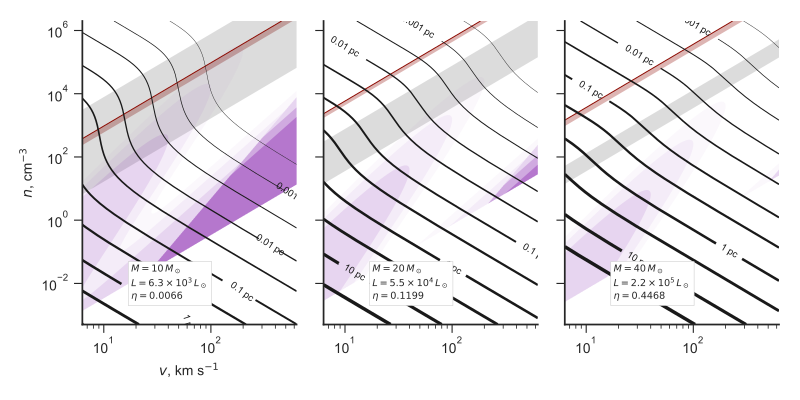

Generate this figure with Python:
import sys
import numpy as np
from matplotlib import pyplot as plt
import seaborn as sns
from vec_root import chandrupatla

figname = sys.argv[0].replace('.py', '.pdf')

sns.set_style('ticks')
sns.set_color_codes('dark')
fig, axes = plt.subplots(1, 3, sharex=True, sharey=True, figsize=(8, 4))
stardata = [
    [10.0, 0.63, 0.0066, 1e-4, axes[0]],
    [20.0, 5.453, 0.1199, 0.1, axes[1]],
    [40.0, 22.19, 0.4468, 1.0, axes[2]],
]

# Velocities in units of km/s (10 km/s -> 100 km/s)
vgrid = np.linspace(10.0, 100.0, 800)
vgrid = np.logspace(0.8, 2.8, 800)
# Densities in units of 1 pcc  (0.01 -> 1e5)
logngrid = np.linspace(-3.3, 6.3, 800)
# 2d versions of velocity and density grids
vv, nn = np.meshgrid(vgrid, 10**logngrid)

def rstar(v10, n, L4):
    """Characteristic radius in pc"""
    return 2.21*np.sqrt(L4/n)/v10

def taustar(v10, n, L4, kappa600=1.0):
    """Characteristic optical depth"""
    return 0.0089*kappa600*np.sqrt(L4*n)/v10

def xfunc(x, ts, eta):
    """Function to be zeroed to find x"""
    return x**2 - (1.0 - np.exp(-2*ts*x)) - eta

R0s = (0.0003, 0.001, 0.003, 0.01, 0.03,
       0.1, 0.3, 1.0, 3.0, 10.0, 30.0)
lws = np.linspace(0.3, 2.5, len(R0s))
cformats = { 0.0001: "0.0001 pc", 0.001: "0.001 pc", 0.01: "0.01 pc", 0.1:
             "0.1 pc", 1.0: "1 pc", 10.0: "10 pc", }
clevs_to_label = list(cformats.keys())

box_params = dict(fc='w', ec='0.8', lw=0.4, pad=2)
RBW_label = r"Radiation bow wave, $\eta < \tau < 1$"
RBS_label = r"Radiation bow shock, $\tau > 1$"
WBS_label = r"Wind bow shock, $\tau < \eta$"

# Miscellaneous panel-dependent plot params
d = {
    "RBW y": {10.0: 4000.0, 20.0: 5000.0, 40.0: 2500.0},
    "trapped y": {10.0: 3.5e4, 20.0: 2.5e5, 40.0: 1.5e5},
    "trapped bg": {10.0: '0.85', 20.0: 'w', 40.0: 'w'},
    "IF tau": {10.0: 0.2, 20.0: 3.7, 40.0: 6.4},
    "IF tau gas": {10.0: 5.0, 20.0: 5.0, 40.0: 5.0},
}

# Data for the FUV G/n parameter
frac_fuv = {
    # Fraction of total luminosity in FUV band
    10.0: 0.718,
    20.0: 0.642,
    40.0: 0.434,
}
# Habing flux in erg/cm2/s
Habing = 1.6e-3
# Astronomical constants in cgs
Lsun = 3.82e33
pc = 3.085677582e18

G_n_jump = {
    10.0: 3e4,
    20.0: 1e5,
    40.0: 1e5
}

T0 = 8000
kappa = 600.0
Zd = 0.01
for M, L4, eta, S49, ax in stardata:
    Mlabel = "\n".join([rf"$M = {M:.0f}\, M_\odot$",
                        rf"$L = {1e4*L4:.1e}\, L_\odot$".replace("e+0", r"\times 10^"),
                        rf"$\eta = {eta}$"])
    Rs = rstar(vv/10, nn, L4)
    ts = taustar(vv/10, nn, L4, kappa600=kappa/600.0)
    a, b = 0.0, 2*np.sqrt(1.0 + eta)
    x = chandrupatla(xfunc, a, b, args=(ts, eta))
    R0 = x*Rs
    tau = 2*x*ts

    # Radiative turnaround radius (no drag)
    Rstarstar = 2*ts*Rs / Zd

    # Ionization parameter - fiducial
    U = 2.789*S49 / (R0**2 * nn)
    # Shell ionization parameter - assume compression by M^2
    Ush = U/(vv/10)**2
    # Ionization fraction in shell
    ysh = 1.0 - 1.0/(3.5e5*Ush)


    # Fraction of ionizing photons absorbed in shell
    alphaB = 2.6e-13*(T0/1e4)**(-0.7)
    absfrac0 = 3*np.pi*(3.085677582e18)**3 * alphaB / 1e49
    absfrac = absfrac0 * (vv/10)**2 * nn**2 * R0**3 / S49
    # Equivalent optical depth
    tau_gas = -np.log(1.0 - absfrac)
    #absfrac = 2.76e-4 * (vv/10)**-1 * nn**0.5 * (L4)**1.5 / S49

    tau_dust = (3/8)*tau
    # Ionization parameter just outside the shell
    Uout = U*np.exp(-(tau_dust + tau_gas))
    Uout[~np.isfinite(Uout)] = 0.0
    Ushout = Uout/(vv/10)**2

    # FUV excitation parameter - fiducial (at R0 and no extinction)
    # G_n = 1e4*L4*Lsun*frac_fuv[M]*np.exp(-tau_dust) / (4*np.pi * (R0*pc)**2 * Habing * nn)
    G_n = 1e4*L4*Lsun*frac_fuv[M] / (4*np.pi * (Rstarstar*pc)**2 * Habing * nn)
    print(G_n.min(), G_n.max(), np.median(G_n))

    # y^2 / (1 - y) = CU
    # y = 0.1 => y^2 / (1 - y) = 0.0111111111111
    # y = 0.5 => y^2 / (1 - y) = 0.5
    # y = 0.9 => y^2 / (1 - y) = 8.1
    # y = 0.99 => y^2 / (1 - y) = 98.1

    # cu = 3.5e5*Uout

    c_sig_over_alpha = 2.99792458e10*3e-18 / alphaB
    c_sig_over_alpha *= (1 - absfrac)**(1./3.)
    y_IF = 0.1
    y1, y2 = 0.01, 0.99
    LHS_IF = y_IF**2 / (1 - y_IF)
    LHS1, LHS2 = y1**2/(1 - y1), y2**2/(1 - y2)
    #cs = ax.contour(vv, nn, c_sig_over_alpha*Ushout, (LHS_IF,), linewidths=2, colors='r', alpha=0.5)
    m = (c_sig_over_alpha*Ushout >= LHS1) & (c_sig_over_alpha*Ushout <= LHS2)
    tau_gas_IF = np.nanmean(tau_gas[m])
    tau_dust_IF = np.nanmean(tau_dust[m])
    cs = ax.contourf(vv, nn, tau_dust, (tau_dust[m].min(), tau_dust[m].max()), linewidths=2, colors='r', alpha=0.3)
    ax.contour(vv, nn, absfrac, 1.0, linewidths=0.7, colors='r')

    # arrows = r"$\uparrow\!\!\!\!\uparrow$"
    # trap_text = rf"{arrows} Trapped i-front {arrows}"
    # ax.text(60, d["trapped y"][M],
    #         trap_text,
    #         ha='center', va='center',
    #         fontsize='xx-small', color='r', alpha=0.5, rotation=10,
    #         bbox=dict(fc=d["trapped bg"][M], ec='none', pad=0.1)
    # )

    ax.contourf(vv, nn, tau, (eta, 1.0), colors='k', alpha=0.15)
    cs = ax.contour(vv, nn, R0, R0s, linewidths=lws, colors='k')
    clevs = [level for level in clevs_to_label if level in cs.levels]
    ax.clabel(cs, clevs,
              fontsize='x-small', fmt=cformats,
              inline=True, inline_spacing=2, use_clabeltext=True)
    ax.text(18.0, 3e-3, Mlabel, zorder=100, fontsize='x-small', bbox=box_params)
    # ax.text(18.0, d["RBW y"][M], RBW_label, rotation=15, fontsize='xx-small', bbox={**box_params, **dict(fc='0.85', ec='0.6')})
    # ax.text(16.0, 1e6, RBS_label, rotation=15, fontsize='xx-small', bbox=box_params)
    # ax.text(20.0, 15.0, WBS_label, rotation=15, fontsize='xx-small', bbox=box_params)


    #
    # Now do the cooling length
    #
    # Sound speed:
    cs = 11.4*np.sqrt(T0/1e4)
    # pre-shock Mach number
    M0 = vv/cs
    # post-shock Mach number
    M1 = np.sqrt((M0**2 + 3)/(5*M0**2 - 1))
    # post-shock temperature in units of T0
    T1 = (5*M0**2 - 1)*(1 + 3/M0**2) / 16
    # post-shock density
    n1 = nn*4*M0**2 / (M0**2 + 3)
    # post-shock velocity
    v1 = vv*nn/n1
    # Cooling rate
    Lam1 = 3.3e-24 * (T1*T0/1e4)**2.3
    Lam2 = 1e-20 / (T1*T0/1e4)

    k = 3
    Lambda = (Lam1**(-k) + Lam2**(-k))**(-1/k)

    # Heating rate
    Gamma = (T0/1e4)**2.8 * 3.3e-24 /np.sqrt(T1*T0/1e4)

    # Cooling length in parsec
    dcool = 3*(1e5*v1)*(1.3806503e-16 * T1*T0) / (n1*(Lambda - Gamma)) / 3.085677582e18

    dcool[vv < cs] = np.nan

    # Ratio with respect to adiabatic shell thickness
    h1 = 0.177*R0
    cool_ratio1 = dcool / R0
    # Ratio with respect to isothermal shell thickness
    h2 = 3*R0/(4*M0**2) * (2 / (1 + np.sqrt(1 + (18/M0**2)) ))
    cool_ratio2 = dcool / h2

    # cs = ax.contour(vv, nn, cool_ratio1, (1.0,),
    #                 linewidths=2, colors='b', alpha=0.5)
    # ax.clabel(cs, 
    #           fontsize='xx-small', fmt=r"$d_\mathrm{cool} = R_0$",
    #           inline=True, inline_spacing=2, use_clabeltext=True)
    # cs = ax.contour(vv, nn, cool_ratio2, (1.0,),
    #                 linewidths=1, colors='b', alpha=0.5)
    # ax.clabel(cs, 
    #           fontsize='xx-small', fmt=r"$d_\mathrm{cool} = h_0$",
    #           inline=True, inline_spacing=2, use_clabeltext=True)


    wdrift = 10.0*G_n/G_n_jump[M]
    wdrift += 2.0*np.exp( -(np.log10(G_n) - 1.0)**2 )
    wdrift[G_n > G_n_jump[M]] *= 30.0
    alpha_drag = vv / wdrift
    m = Rstarstar >= R0
    print(alpha_drag[m].min(), alpha_drag[m].max(), np.median(alpha_drag[m]))
    alpha_drag[~m] = np.nan

    cs = ax.contourf(vv, nn, alpha_drag, (0.0, 100.0),
                    linewidths=1, colors='m', alpha=0.03)
    cs = ax.contourf(vv, nn, alpha_drag, (0.0, 50.0),
                    linewidths=1, colors='m', alpha=0.05)
    cs = ax.contourf(vv, nn, alpha_drag, (0.0, 20.0),
                    linewidths=1, colors='m', alpha=0.1)
    cs = ax.contourf(vv, nn, alpha_drag, (0.0, 1.0),
                    linewidths=1, colors='m', alpha=0.2)
    cs = ax.contourf(vv, nn, alpha_drag, (0.0, 0.5),
                    linewidths=1, colors='m', alpha=0.3)
    # cs = ax.contour(vv, nn, alpha_drag, (0.5, 1.0, 2.0, 20.0, 80.0),
    #                 linewidths=0.3,
    #                 colors='m', alpha=0.5)
    # ax.clabel(cs,
    #           fontsize='xx-small', fmt=r"$\alpha = %.2f$",
    #           inline=True, inline_spacing=2, use_clabeltext=True)

    Rdw = Rstarstar / (1.0 + alpha_drag)

    # Now do the FUV parameter
    # cs = ax.contourf(vv, nn, G_n, (1.0e4, G_n_jump[M]),
    #                  linewidths=1, colors='g', alpha=0.15)
    # cs = ax.contourf(vv, nn, G_n, (G_n_jump[M], 1e12),
    #                 linewidths=1, colors='g', alpha=0.3)
    # cs = ax.contourf(vv, nn, G_n, (3.0, 30.0),
    #                 linewidths=1, colors='g', alpha=0.15)


    ax.set(xscale='log', yscale='log')

axes[0].set(xlabel=r"$v$, km s$^{-1}$", ylabel=r"$n$, cm$^{-3}$")
sns.despine()
for ax in axes:
    ax.label_outer()
fig.tight_layout()
fig.savefig(figname)

print(figname, end='')
